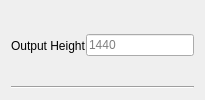
        <widget class="QWidget" name="widget5_oH" native="true">
         <property name="sizePolicy">
          <sizepolicy hsizetype="Preferred" vsizetype="Maximum">
           <horstretch>0</horstretch>
           <verstretch>0</verstretch>
          </sizepolicy>
         </property>
         <property name="toolTip">
          <string>Height (in pixels) of the window you will see</string>
         </property>
         <layout class="QVBoxLayout" name="verticalLayout_6">
          <item>
           <widget class="QWidget" name="widget_13" native="true">
            <property name="sizePolicy">
             <sizepolicy hsizetype="Preferred" vsizetype="Minimum">
              <horstretch>0</horstretch>
              <verstretch>0</verstretch>
             </sizepolicy>
            </property>
            <layout class="QHBoxLayout" name="horizontalLayout_6" stretch="0,0,0">
             <property name="spacing">
              <number>0</number>
             </property>
             <property name="leftMargin">
              <number>0</number>
             </property>
             <property name="topMargin">
              <number>0</number>
             </property>
             <property name="rightMargin">
              <number>0</number>
             </property>
             <property name="bottomMargin">
              <number>0</number>
             </property>
             <item>
              <widget class="QLabel" name="label_4">
               <property name="text">
                <string>Output Height</string>
               </property>
              </widget>
             </item>
             <item>
              <spacer name="horizontalSpacer_5">
               <property name="orientation">
                <enum>Qt::Orientation::Horizontal</enum>
               </property>
               <property name="sizeHint" stdset="0">
                <size>
                 <width>0</width>
                 <height>20</height>
                </size>
               </property>
              </spacer>
             </item>
             <item>
              <widget class="QLineEdit" name="lineEdit_oHeight">
               <property name="sizePolicy">
                <sizepolicy hsizetype="Fixed" vsizetype="Fixed">
                 <horstretch>0</horstretch>
                 <verstretch>0</verstretch>
                </sizepolicy>
               </property>
               <property name="maxLength">
                <number>4</number>
               </property>
               <property name="placeholderText">
                <string>1440</string>
               </property>
              </widget>
             </item>
            </layout>
           </widget>
          </item>
          <item>
           <widget class="Line" name="line_5">
            <property name="orientation">
             <enum>Qt::Orientation::Horizontal</enum>
            </property>
           </widget>
          </item>
         </layout>
        </widget>
